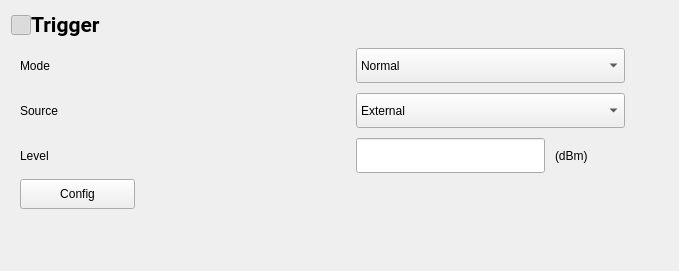
<?xml version="1.0" encoding="UTF-8"?>
<ui version="4.0">
 <class>wgContentNrx</class>
 <widget class="QWidget" name="wgContentNrx">
  <property name="geometry">
   <rect>
    <x>0</x>
    <y>0</y>
    <width>679</width>
    <height>271</height>
   </rect>
  </property>
  <property name="windowTitle">
   <string>Form</string>
  </property>
  <layout class="QHBoxLayout" name="horizontalLayout">
   <property name="spacing">
    <number>0</number>
   </property>
   <item>
    <layout class="QVBoxLayout" name="verticalLayout">
     <property name="spacing">
      <number>0</number>
     </property>
     <item>
      <layout class="QHBoxLayout" name="horizontalLayout_14">
       <property name="spacing">
        <number>0</number>
       </property>
       <item>
        <widget class="QPushButton" name="btnTrigger">
         <property name="minimumSize">
          <size>
           <width>20</width>
           <height>20</height>
          </size>
         </property>
         <property name="maximumSize">
          <size>
           <width>20</width>
           <height>20</height>
          </size>
         </property>
         <property name="cursor">
          <cursorShape>PointingHandCursor</cursorShape>
         </property>
         <property name="text">
          <string/>
         </property>
         <property name="icon">
          <iconset resource="../../res.qrc">
           <normaloff>:/icon/btnCloseExpan.png</normaloff>
           <normalon>:/icon/btnOpenExpan.png</normalon>:/icon/btnCloseExpan.png</iconset>
         </property>
         <property name="checkable">
          <bool>true</bool>
         </property>
         <property name="checked">
          <bool>true</bool>
         </property>
        </widget>
       </item>
       <item>
        <widget class="QLabel" name="label_10">
         <property name="minimumSize">
          <size>
           <width>170</width>
           <height>28</height>
          </size>
         </property>
         <property name="maximumSize">
          <size>
           <width>150</width>
           <height>28</height>
          </size>
         </property>
         <property name="font">
          <font>
           <family>Roboto</family>
           <pointsize>16</pointsize>
           <bold>true</bold>
          </font>
         </property>
         <property name="text">
          <string>Trigger</string>
         </property>
        </widget>
       </item>
       <item>
        <spacer name="horizontalSpacer_7">
         <property name="orientation">
          <enum>Qt::Orientation::Horizontal</enum>
         </property>
         <property name="sizeHint" stdset="0">
          <size>
           <width>40</width>
           <height>20</height>
          </size>
         </property>
        </spacer>
       </item>
      </layout>
     </item>
     <item>
      <widget class="QWidget" name="wgTrigger" native="true">
       <property name="minimumSize">
        <size>
         <width>624</width>
         <height>0</height>
        </size>
       </property>
       <property name="maximumSize">
        <size>
         <width>624</width>
         <height>16777215</height>
        </size>
       </property>
       <property name="styleSheet">
        <string notr="true"/>
       </property>
       <layout class="QVBoxLayout" name="verticalLayout_3">
        <item>
         <layout class="QGridLayout" name="gridLayout_3">
          <property name="horizontalSpacing">
           <number>236</number>
          </property>
          <property name="verticalSpacing">
           <number>10</number>
          </property>
          <item row="0" column="1">
           <widget class="QComboBox" name="comboBox_13">
            <property name="minimumSize">
             <size>
              <width>269</width>
              <height>35</height>
             </size>
            </property>
            <property name="maximumSize">
             <size>
              <width>269</width>
              <height>16777215</height>
             </size>
            </property>
            <property name="cursor">
             <cursorShape>PointingHandCursor</cursorShape>
            </property>
            <item>
             <property name="text">
              <string>Normal</string>
             </property>
            </item>
           </widget>
          </item>
          <item row="1" column="1">
           <widget class="QComboBox" name="comboBox_12">
            <property name="minimumSize">
             <size>
              <width>269</width>
              <height>35</height>
             </size>
            </property>
            <property name="maximumSize">
             <size>
              <width>269</width>
              <height>16777215</height>
             </size>
            </property>
            <property name="cursor">
             <cursorShape>PointingHandCursor</cursorShape>
            </property>
            <item>
             <property name="text">
              <string>External</string>
             </property>
            </item>
           </widget>
          </item>
          <item row="0" column="0">
           <widget class="QLabel" name="label_12">
            <property name="minimumSize">
             <size>
              <width>100</width>
              <height>0</height>
             </size>
            </property>
            <property name="maximumSize">
             <size>
              <width>100</width>
              <height>16777215</height>
             </size>
            </property>
            <property name="text">
             <string>Mode</string>
            </property>
           </widget>
          </item>
          <item row="1" column="0">
           <widget class="QLabel" name="label_14">
            <property name="minimumSize">
             <size>
              <width>100</width>
              <height>0</height>
             </size>
            </property>
            <property name="maximumSize">
             <size>
              <width>100</width>
              <height>16777215</height>
             </size>
            </property>
            <property name="text">
             <string>Source</string>
            </property>
           </widget>
          </item>
          <item row="2" column="0">
           <widget class="QLabel" name="label_15">
            <property name="minimumSize">
             <size>
              <width>100</width>
              <height>0</height>
             </size>
            </property>
            <property name="maximumSize">
             <size>
              <width>100</width>
              <height>16777215</height>
             </size>
            </property>
            <property name="text">
             <string>Level</string>
            </property>
           </widget>
          </item>
          <item row="2" column="1">
           <layout class="QHBoxLayout" name="horizontalLayout_11">
            <property name="spacing">
             <number>10</number>
            </property>
            <item>
             <widget class="QLineEdit" name="lineEdit_5">
              <property name="minimumSize">
               <size>
                <width>0</width>
                <height>35</height>
               </size>
              </property>
              <property name="maximumSize">
               <size>
                <width>189</width>
                <height>16777215</height>
               </size>
              </property>
             </widget>
            </item>
            <item>
             <widget class="QLabel" name="label_9">
              <property name="minimumSize">
               <size>
                <width>70</width>
                <height>35</height>
               </size>
              </property>
              <property name="maximumSize">
               <size>
                <width>70</width>
                <height>16777215</height>
               </size>
              </property>
              <property name="text">
               <string>(dBm)</string>
              </property>
             </widget>
            </item>
           </layout>
          </item>
         </layout>
        </item>
        <item>
         <layout class="QGridLayout" name="gridLayout_4">
          <property name="verticalSpacing">
           <number>10</number>
          </property>
          <item row="0" column="0">
           <widget class="QPushButton" name="pushButton_9">
            <property name="minimumSize">
             <size>
              <width>115</width>
              <height>30</height>
             </size>
            </property>
            <property name="cursor">
             <cursorShape>PointingHandCursor</cursorShape>
            </property>
            <property name="text">
             <string>Config</string>
            </property>
           </widget>
          </item>
          <item row="0" column="1">
           <spacer name="horizontalSpacer_6">
            <property name="orientation">
             <enum>Qt::Orientation::Horizontal</enum>
            </property>
            <property name="sizeHint" stdset="0">
             <size>
              <width>40</width>
              <height>20</height>
             </size>
            </property>
           </spacer>
          </item>
         </layout>
        </item>
       </layout>
      </widget>
     </item>
     <item>
      <spacer name="verticalSpacer">
       <property name="orientation">
        <enum>Qt::Orientation::Vertical</enum>
       </property>
       <property name="sizeHint" stdset="0">
        <size>
         <width>20</width>
         <height>40</height>
        </size>
       </property>
      </spacer>
     </item>
    </layout>
   </item>
   <item>
    <spacer name="horizontalSpacer">
     <property name="orientation">
      <enum>Qt::Orientation::Horizontal</enum>
     </property>
     <property name="sizeHint" stdset="0">
      <size>
       <width>32</width>
       <height>20</height>
      </size>
     </property>
    </spacer>
   </item>
  </layout>
 </widget>
 <resources>
  <include location="../../res.qrc"/>
 </resources>
 <connections/>
</ui>
